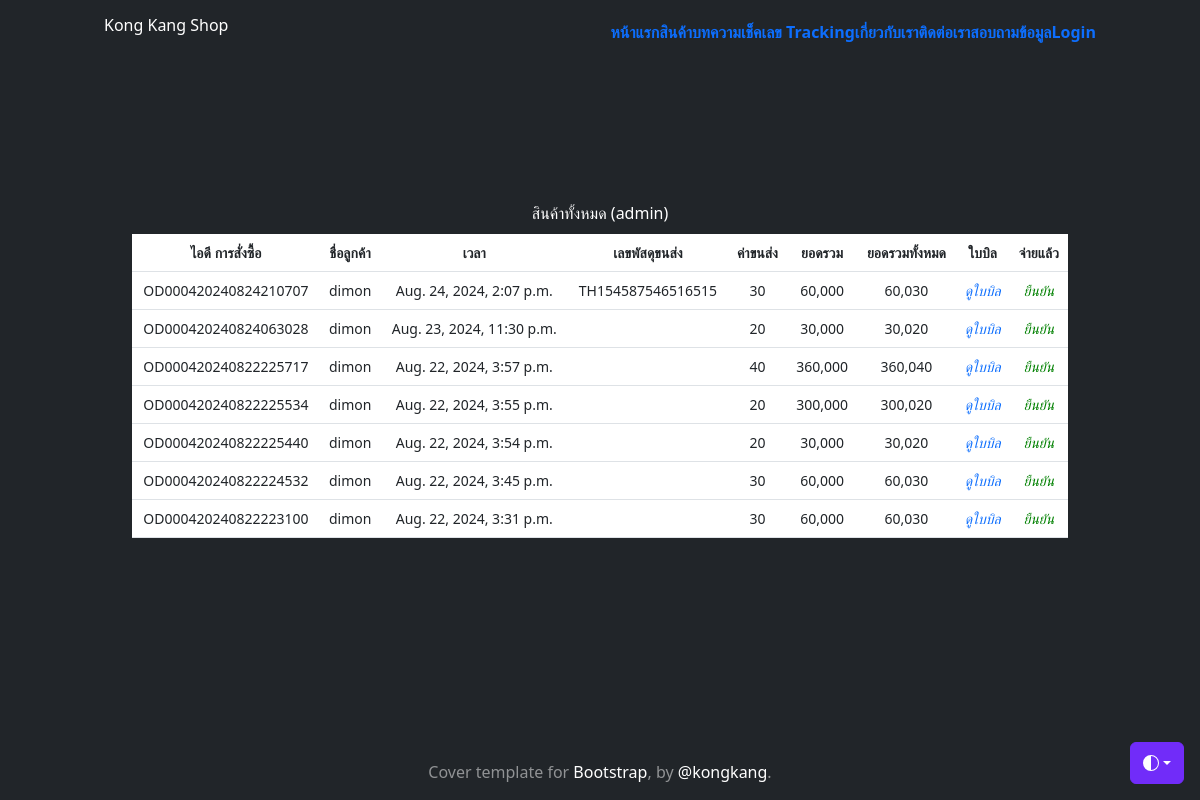
The page /customer-all-order on the database as committed earlier.
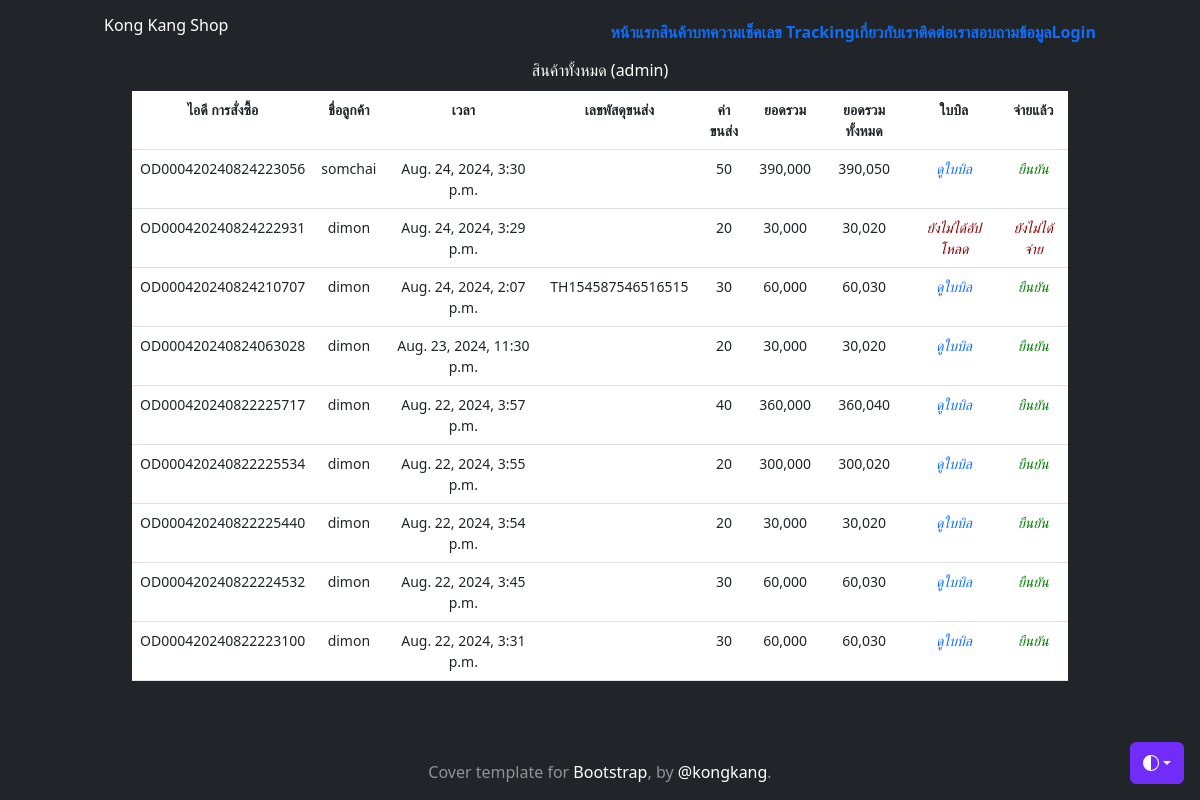
The same page on the database as committed later.
### myapp/models.py (models this page shows, shortened)
class CartOrder(models.Model):
    order_id = models.CharField(max_length=100)
    user = models.ForeignKey(User, on_delete=models.CASCADE)
    first_name = models.CharField(max_length=100, null=True, blank=True)
    last_name = models.CharField(max_length=100, null=True, blank=True)
    tel = models.CharField(max_length=14, null=True, blank=True)
    email = models.CharField(max_length=50, null=True, blank=True)
    address = models.TextField()
    express = models.CharField(max_length=100)
    payment = models.CharField(max_length=100)
    other = models.TextField(null=True, blank=True)
    stamp = models.DateTimeField(auto_now_add=True, null=True, blank=True)
    paid = models.BooleanField(default=False)
    confirmed = models.BooleanField(default=False)
    slip = models.ImageField(upload_to="cart-slip/", null=True, blank=True)
    slip_time = models.DateField(null=True, blank=True)
    bank_account = models.CharField(
        max_length=100,
        choices=[('kbank', 'kbank'),
                 ('scb', 'scb'),
                 ('tmb', 'tmb'),
                 ('bbl', 'bbl'),
                 ('kbank', 'kbank'),
                 ('อื่น ๆ', 'อื่น ๆ'),
                 ],
         default='kbank'
        )
    payment_id = models.CharField(max_length=100, null=True, blank=True)
    tracking_number = models.CharField(max_length=100, null=True, blank=True)
    total_price = models.IntegerField(null=True, blank=True)
    shipping_cost = models.IntegerField(null=True, blank=True)

### myapp/views.py (the view)
# urls.py: path("customer-all-order", CustomerAllOrder , name="customer-all-order"),
def CustomerAllOrder(req):
    context = {}
    cart_order = CartOrder.objects.all().order_by("-id") # reverse order by plus "-"
    for co in cart_order:
        order_id = co.order_id
        order_product = OrderProduct.objects.filter(order_id=order_id)
        total = sum([o.total_price for o in order_product])
        co.total_price = total
        count = sum([o.quantity for o in order_product])
        if co.express == 'flash':
            shipping_cost = sum([20 if i == 0 else 10 for i in range(count)])
        elif co.express == 'kerry':
            shipping_cost = sum([20 if i == 0 else 8 for i in range(count)])
        elif co == 'jst':
            shipping_cost = sum([20 if i == 0 else 9 for i in range(count)])
        elif co.express == 'thailandpost':
            shipping_cost = sum([20 if i == 0 else 12 for i in range(count)])
        else:
            shipping_cost = sum([20 if i == 0 else 11 for i in range(count)])
        if co.express == "cod":
            shipping_cost += 10
        co.shipping_cost = shipping_cost
    context["cart_order"] = cart_order
    return render(req, "myapp/customer-all-order.html", context)

### myapp/templates/myapp/customer-all-order.html
{% extends 'myapp/base.html' %} {% load static %} {% load humanize %}
{% block title %} My Cart {% endblock title %} {% block content %}
<div class="container">
  <div class="text-color-black">
    <div class="text-color-black">
      <h3>สินค้าทั้งหมด (admin)</h3>
    </div>
    <div style="padding: 5px"></div>
    <table class="table">
      <tr style="font-size: 14px">
        <th>ไอดี การสั่งซื้อ</th>
        <th>ชื่อลูกค้า</th>
        <th>เวลา</th>
        <th>เลขพัสดุขนส่ง</th>
        <th>ค่าขนส่ง</th>
        <th>ยอดรวม</th>
        <th>ยอดรวมทั้งหมด</th>
        <th>ใบบิล</th>
        <th>จ่ายแล้ว</th>
      </tr>
      {% for co in cart_order %}
      <tr style="font-size: 14px">
        <td><a href="{% url 'cart-order-update-tracking' co.order_id %}" style="font-size: 14px">{{ co.order_id }}</a></td>
        <td>{{ co.first_name }}</td>
        <td>{{ co.stamp }}</td>
        <td>
          {% if co.tracking_number != None %}
            {{ co.tracking_number }}
          {% endif%}
        </td>
        <td>{{ co.shipping_cost | intcomma }}</td>
        <td>{{ co.total_price | intcomma }}</td>
        <td>{{ co.total_price |add:co.shipping_cost | intcomma }}</td>
        <td>
          {% if co.slip %}
          <a href="{{ co.slip.url }}">
            <i
              class="fa fa-address-card-o"
              style="font-size: 14px; color: #0d6efd"
            >
              ดูใบบิล
            </i>
          </a>
          {% else %}
          <i class="fa fa-close" style="font-size: 14px; color: darkred">
            ยังไม่ได้อัปโหลด
          </i>
          {% endif %}
        </td>
        <td>
          {% if co.paid and co.slip %}
          <a href="{% url 'update-status' co.order_id 'cancel' %}"
            ><i
              class="fa fa-check-square-o"
              style="font-size: 14px; color: #2a8df4"
              >จ่ายแล้ว</i
            ></a
          >
          {% elif co.paid == False and not co.slip %}
          <i class="fa fa-close" style="font-size: 14px; color: darkred"
            >ยังไม่ได้จ่าย</i
          >
          {% else %}
          <a href="{% url 'update-status' co.order_id 'confirmed' %}"
            ><i class="fa fa-check" style="font-size: 14px; color: green"
              >ยืนยัน</i
            ></a
          >
          {% endif %}
        </td>
      </tr>
      {% endfor %}
    </table>
  </div>
  <div style="padding: 5px"></div>
  <div style="padding: 20px"></div>
</div>
{% endblock content %}

Rows that differ between the two databases and show on the page:
added CartOrder: order_id "OD000420240824223056", first_name "somchai", stamp "Aug. 24, 2024, 3:30 p.m.", shipping_cost "50", total_price "390,000", total_price|add "390,050", paid "ยืนยัน"
added CartOrder: order_id "OD000420240824222931", first_name "dimon", stamp "Aug. 24, 2024, 3:29 p.m.", shipping_cost "20", total_price "30,000", total_price|add "30,020", slip "ยังไม่ได้อัปโหลด", paid "ยังไม่ได้จ่าย"
